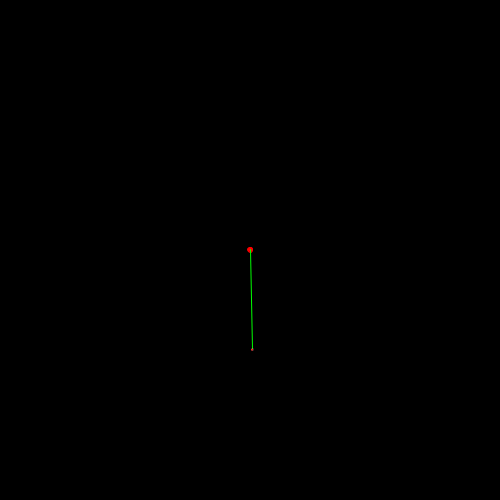
Frame 1 (no input)
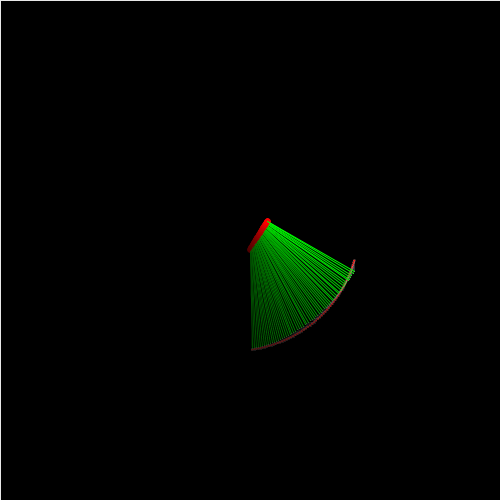
Frame 60 (the mouse pressed at the canvas centre just before this capture)
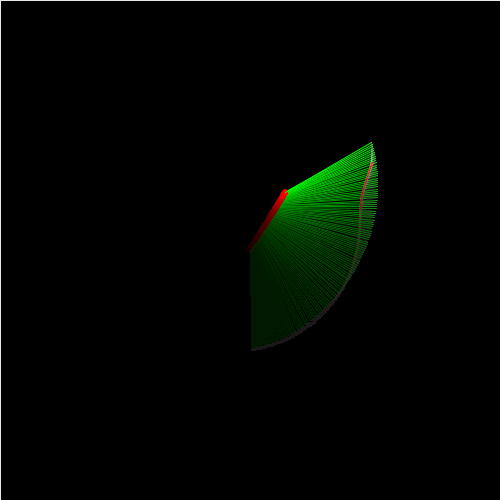
Frame 120 (the mouse held since frame 60 and released just before this capture)

The Processing sketch that drew these frames (run headless with seeded random() and noise(); from frame 60 on, the mouse is pressed at the canvas centre):

// Processing sketch: w3_04_mechanics
// ── w3_04_mechanics.pde
/*
 * Creative Coding
 * Week 3, 04 - spinning top: curved motion with sin() and cos()
 * by Indae Hwang and Jon McCormack
 * Copyright (c) 2014 Monash University
 *
 * This sketch is the first cut at translating the motion of a spinning top
 * to trace a drawing path. This sketch traces a path using sin() and cos()
 *
 */

float x, y;      // current drawing position
float dx, dy;    // change in position at each frame
float rad;       // radius for the moving hand

void setup() {
  size(500, 500);

  // initial position in the centre of the screen
  x = width/2;
  y = height/2;

  // dx and dy are the small change in position each frame
  dx = random(-1, 1);
  dy = random(-1, 1);
  background(0);
}


void draw() {
  // blend the old frames into the background
  blendMode(BLEND);
  fill(0, 5);
  rect(0, 0, width, height);
  rad = radians(frameCount);

  // calculate new position
  x += dx;
  y += dy;

  float max = 1;
  float min = 0.5;

  //When the shape hits the edge of the window, it reverses its direction and changes velocity
  if (x > width-100 || x < 100) {
    dx = dx > 0 ? -random(min, max) : random(min, max);
  }

  if (y > height-100 || y < 100) {
    dy = dy > 0 ? -random(min, max) : random(min, max);
  }

  float bx = x + 100 * sin(rad);
  float by = y + 100 * cos(rad);

  fill(180);

  float radius = 100 * sin(rad*0.1);
  float handX = bx + radius * sin(rad*3);
  float handY = by + radius * cos(rad*3);
  
  stroke(#ff0000);
  fill(#ff0000);
  ellipse(x,y,5,5);
  stroke(#00ff00);
  line(x,y,bx,by);
  
  stroke(255, 50);
  line(bx, by, handX, handY);
  ellipse(handX, handY, 2, 2);
}
